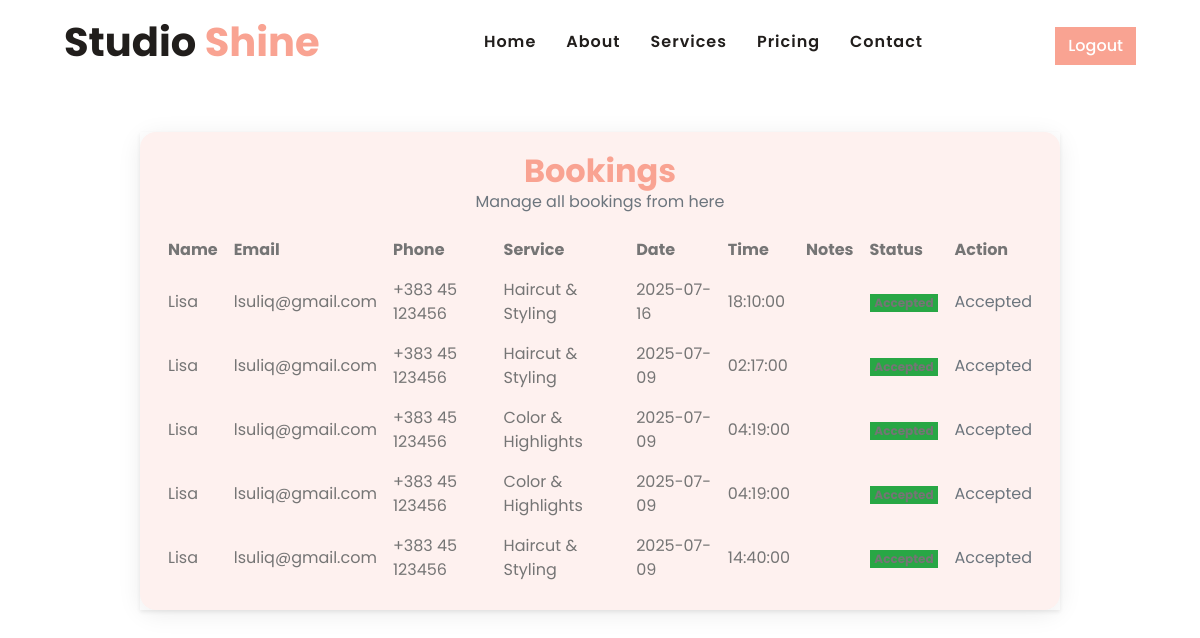
Page /admin_panel.php (signed in) on the committed database.
### tables this page shows
CREATE TABLE `bookings` (
  `id` int(11) NOT NULL,
  `name` varchar(100) DEFAULT NULL,
  `email` varchar(100) DEFAULT NULL,
  `phone` varchar(30) DEFAULT NULL,
  `service` varchar(100) DEFAULT NULL,
  `date` date DEFAULT NULL,
  `time` time DEFAULT NULL,
  `notes` text DEFAULT NULL,
  `status` enum('pending','accepted') DEFAULT 'pending',
  `created_at` timestamp NOT NULL DEFAULT current_timestamp()
);

### admin_panel.php (the view, shortened to what this page needs)
<!DOCTYPE html>
<html lang="en">
<head>
    <link href="https://cdnjs.cloudflare.com/ajax/libs/font-awesome/5.10.0/css/all.min.css" rel="stylesheet">
    <link href="lib/animate/animate.min.css" rel="stylesheet">
    <link href="lib/owlcarousel/assets/owl.carousel.min.css" rel="stylesheet">
    <link href="lib/tempusdominus/css/tempusdominus-bootstrap-4.min.css" rel="stylesheet" />
    <link href="css/style.css" rel="stylesheet">
</head>
<body>
    <div class="container-fluid p-0">
        <nav class="navbar navbar-expand-lg bg-white navbar-light py-3 py-lg-0 px-lg-5">
            <a href="index.php" class="navbar-brand ml-lg-3">
                <h1 class="m-0 text-primary"><span class="text-dark">Studio</span> Shine</h1>
            </a>
            <div class="collapse navbar-collapse justify-content-between px-lg-3" id="navbarCollapse">
                <div class="navbar-nav m-auto py-0">
                    <a href="index.php" class="nav-item nav-link">Home</a>
                    <a href="about.php" class="nav-item nav-link">About</a>
                    <a href="service.php" class="nav-item nav-link">Services</a>
                    <a href="price.php" class="nav-item nav-link">Pricing</a>
                    <a href="contact.php" class="nav-item nav-link">Contact</a>
                </div>
                <a href="admin_logout.php" class="btn btn-primary mt-2">Logout</a>
            </div>
        </nav>
    </div>
    <?php
    require 'db.php';
    $result = $mysqli->query("SELECT * FROM bookings ORDER BY created_at DESC");
    ?>
    <div class="container mt-5">
        <div class="row justify-content-center">
            <div class="col-md-10">
                <div class="card shadow-sm border-0">
                    <div class="card-body" style="background-color: #fef1ef; border-radius: 16px; box-shadow: 0 4px 24px rgba(0,0,0,0.08); border: none;">
                        <h2 class="m-0 text-primary text-center">Bookings</h2>
                        <p class="text-center text-muted">Manage all bookings from here</p>
                        <table border="0" cellpadding="8">
                            <tr>
                                <th>Name</th><th>Email</th><th>Phone</th><th>Service</th><th>Date</th><th>Time</th><th>Notes</th><th>Status</th><th>Action</th>
                            </tr>
                            <?php while($row = $result->fetch_assoc()): ?>
                            <tr>
                                <td><?= htmlspecialchars($row['name']) ?></td>
                                <td><?= htmlspecialchars($row['email']) ?></td>
                                <td><?= htmlspecialchars($row['phone']) ?></td>
                                <td><?= htmlspecialchars($row['service']) ?></td>
                                <td><?= htmlspecialchars($row['date']) ?></td>
                                <td><?= htmlspecialchars($row['time']) ?></td>
                                <td><?= htmlspecialchars($row['notes']) ?></td>
                                <td>
                                    <?php if ($row['status'] == 'pending'): ?>
                                        <span class="badge bg-warning text-dark">Pending</span>
                                    <?php else: ?>
                                        <span class="badge bg-success">Accepted</span>
                                    <?php endif; ?>
                                </td>
                                <td>
                                    <?php if ($row['status'] == 'pending'): ?>
                                        <a href="?accept=<?= $row['id'] ?>" class="btn btn-sm btn-success">Accept</a>
                                    <?php else: ?>
                                        <span class="text-muted">Accepted</span>
                                    <?php endif; ?>
                                </td>
                            </tr>
                            <?php endwhile; ?>
                        </table>
                    </div>
                </div>
            </div>
        </div>
    </div>
</body>
</html>

### rows in the picture
bookings: name "Lisa", email "lsuliq@gmail.com", phone "+383 45 123456", service "Haircut & Styling", date "2025-07-16", time "18:10:00", status "Accepted"
bookings: name "Lisa", email "lsuliq@gmail.com", phone "+383 45 123456", service "Haircut & Styling", date "2025-07-09", time "02:17:00", status "Accepted"
bookings: name "Lisa", email "lsuliq@gmail.com", phone "+383 45 123456", service "Color & Highlights", date "2025-07-09", time "04:19:00", status "Accepted"
bookings: name "Lisa", email "lsuliq@gmail.com", phone "+383 45 123456", service "Color & Highlights", date "2025-07-09", time "04:19:00", status "Accepted"
bookings: name "Lisa", email "lsuliq@gmail.com", phone "+383 45 123456", service "Haircut & Styling", date "2025-07-09", time "14:40:00", status "Accepted"
